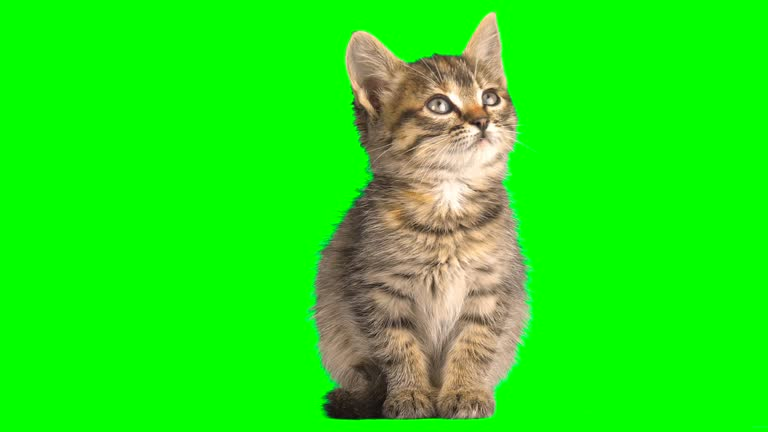
#> input picture convolution_exercises/images/chat-vert.jpg, 768 x 432 px
$ python convolution.py
#> lines starting #> are read from the running program, lines starting #| are printed output that depends on the picture
import numpy as np
from scipy.signal import convolve2d
from scipy.ndimage import median_filter
from PIL import Image


# [20 lines left out: function do_convolution, not called in this run]


def do_scipy_convolve(matrix: np.array, pattern: np.array, rgb=True) -> np.array:
    if rgb:
        for i in range(3):
            # mode=same to avoid that entry is bigger than output
            matrix[:, :, i] = convolve2d(matrix[:, :, i], pattern, mode="same")
        return matrix.astype(np.uint8)
    return convolve2d(matrix, pattern, mode="same")


# [75 lines left out: functions do_exercise1, do_exercise2, do_exercise3, do_exercise4, do_exercise5, do_exercise6 and 1 more, not called in this run]


def do_exercise8():
    # convert in grey
    image = Image.open("./images/chat-vert.jpg").convert("L")
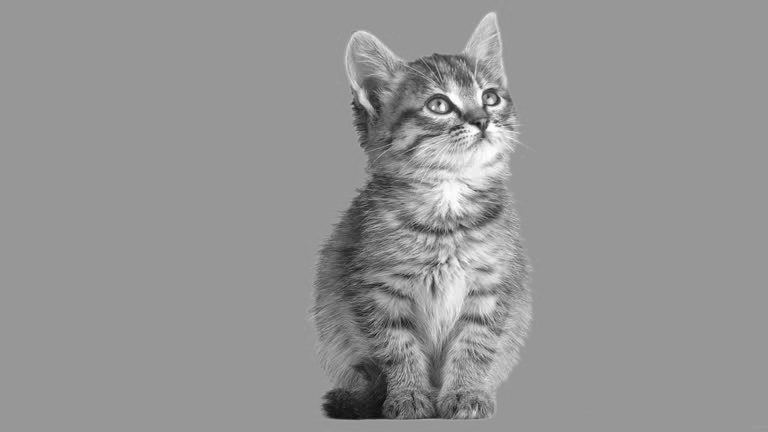
#> image: PIL image 768x432 L; min 13, max 254, mean 148.9
    array = np.array(image).astype(float)
    array1 = do_scipy_convolve(
        array,
        np.array(
            [
                [-1, 0, 1],
                [-2, 0, 2],
                [-1, 0, 1],
            ]
        ),
        rgb=False,
    )
#> in do_scipy_convolve, `return convolve2d(matrix, pattern, mode="same")`:
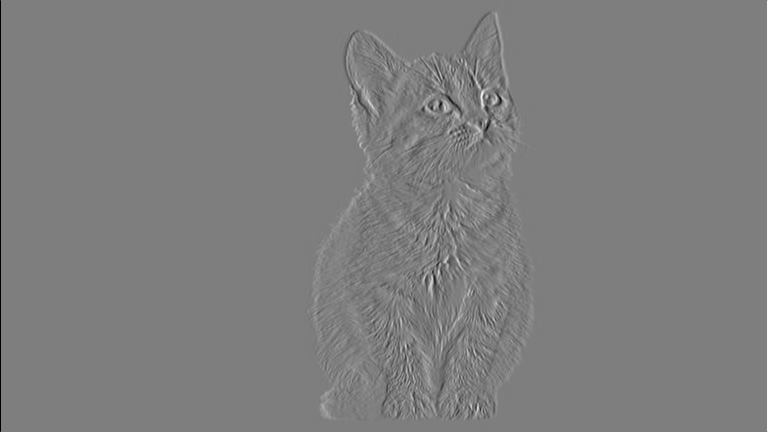
#> returned value: shape (432, 768) float64; min -604, max 616, mean 0; drawn with min black and max white
    array2 = do_scipy_convolve(
        array,
        np.array(
            [
                [-1, -2, -1],
                [0, 0, 0],
                [1, 2, 1],
            ]
        ),
        rgb=False,
    )
#> call 2 of do_scipy_convolve, with pattern = array of shape (3, 3), rgb = False
#> in do_scipy_convolve (call 2), `return convolve2d(matrix, pattern, mode="same")`:
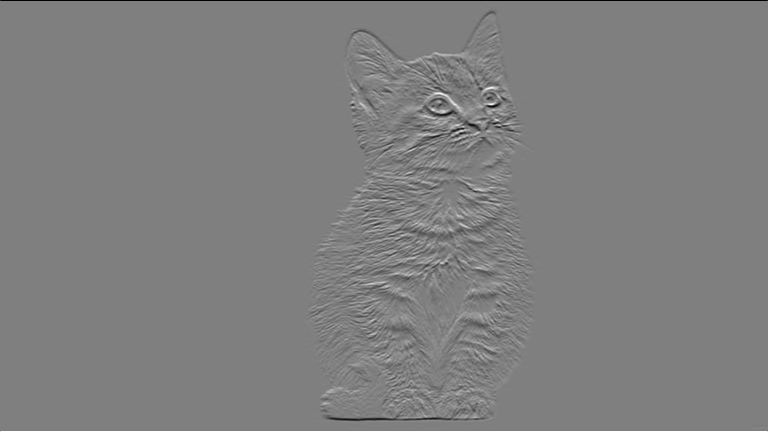
#> returned value: shape (432, 768) float64; min -610, max 608, mean 0; drawn with min black and max white
    # as suggested in the exercises statements
    output = (array1**2 + array2**2) ** (1 / 2)
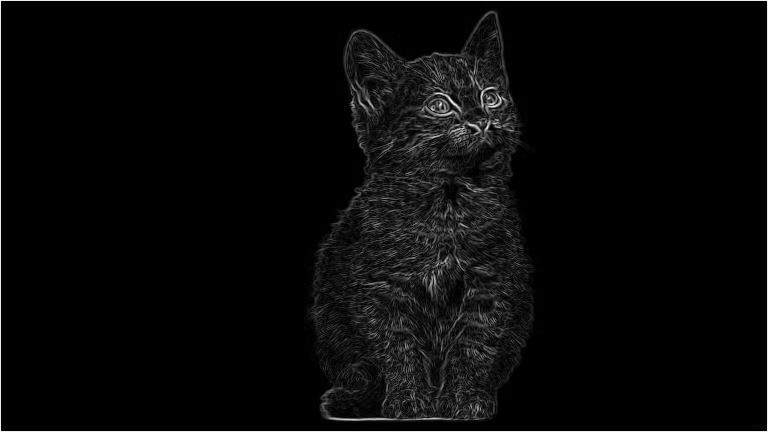
#> output: shape (432, 768) float64; min 0, max 654.5, mean 22.5; drawn with min black and max white
    # standardization suggested by mistral because the image was too dark
    output = output / output.max() * 255
    Image.fromarray(output.astype(np.uint8)).save("./output/ex8_outline2.jpeg")


def do_exercise9():
    # TODO:????
    pass


if __name__ == "__main__":
    # [7 lines of commented-out code are left out]
    do_exercise8()
